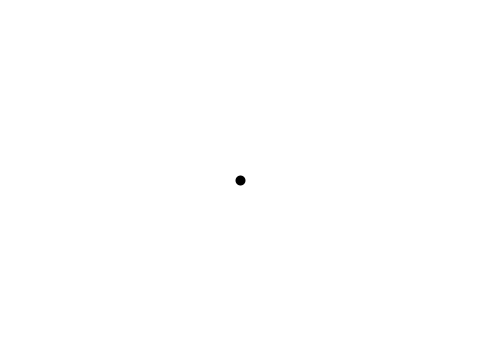
Frame 1 (no input)
Frame 60 (the mouse pressed at the canvas centre just before this capture): identical to frame 1, image omitted
Frame 120 (the mouse held since frame 60 and released just before this capture): identical to frame 1, image omitted

The Processing sketch that drew this single still picture (run headless with seeded random() and noise(); from frame 60 on, the mouse is pressed at the canvas centre):

// Processing sketch: myArrayListTrace
// ── myArrayListTrace.pde
  //myArrayListTrace
  class Point {
    float x;
    float y;
  
    Point() {
      this(width / 2, height / 2);
    }
  
    Point(float x, float y) {
      this.x = x;
      this.y = y;
    }
  
    void display() {
      strokeWeight(10);
      point(this.x, this.y);
    }
  }
  
  Point point;
  void setup() {
    size(480, 360);
    point = new Point();
  }
  
  void draw() {
    background(255);
    point.display();
  }
